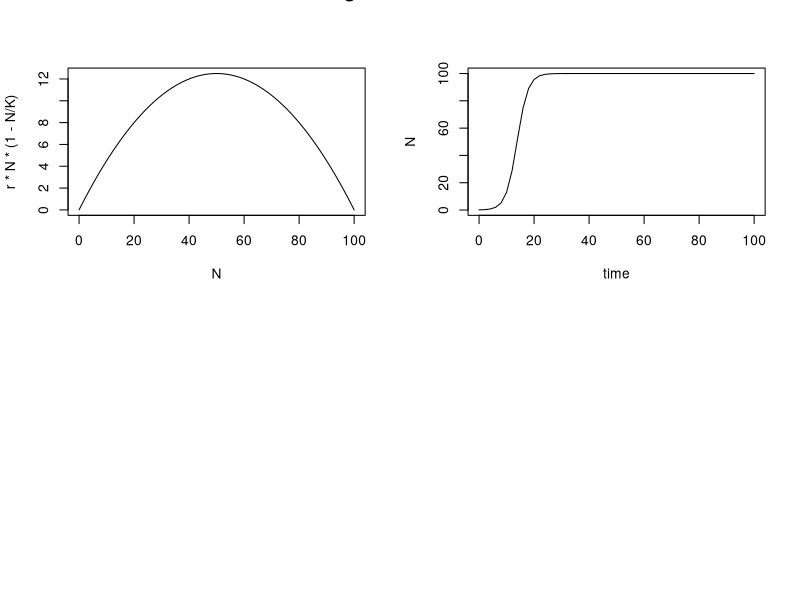

Generate this figure with R:
#!/usr/bin/Rscript

require(deSolve)

## the derivative of the logistic
logist <- function(t, x, parms) {
  with(as.list(parms), {
    dx <- r * x[1] * (1 - x[1]/K)
    list(dx)
  })
}

time  <- 0:100
N0    <- 0.1; r <- 0.5; K <- 100
parms <- c(r = r, K = K)
x <- c(N = N0)

## method with automatic time step

time <- seq(0, 100, 2)
N <- 0:100

# head (out)

out <- as.data.frame(lsoda(x, time, logist, parms))

pdf("logistic.pdf")
par(mfrow = c(2, 2))

plot(N,r*N*(1-N/K), type="l")
plot(out, xlab = "time", ylab = "N", type="l")

mtext(outer = TRUE, side = 3, "logistic model", cex = 1.5)
